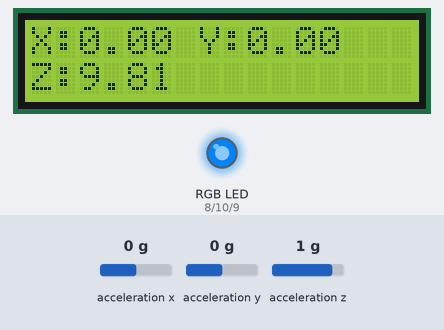
Bench run of a sketch on a simulated Arduino Leonardo, built with avr-gcc and run on an emulated ATmega32U4. Shown: 16×2 character LCD, an RGB LED mixed from three pins (HIGH = lit). The test bench sets the inputs (shaded band); at power-on: acceleration y 0 g, acceleration x 0 g, acceleration z 1 g. Dim RGB values are drawn brighter than linear; what the sketch prints to the serial monitor is not drawn.

Above: at 1.2 s.
1.3 s: acceleration y set to -1.4 g
At 2.0 s:
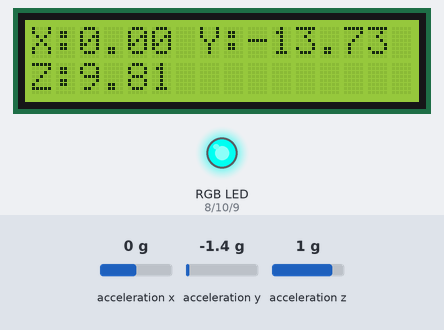
4.3 s: acceleration x set to 0.3 g
At 5.5 s:
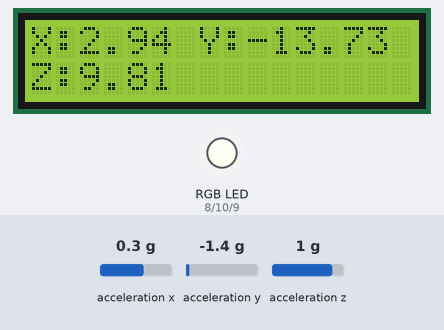
6.0 s: acceleration z set to -0.8 g
At 6.5 s:
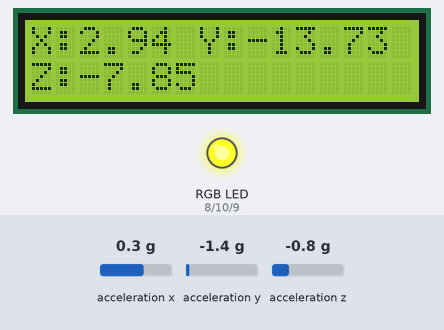
7.7 s: acceleration x set to -1.4 g
At 8.6 s:
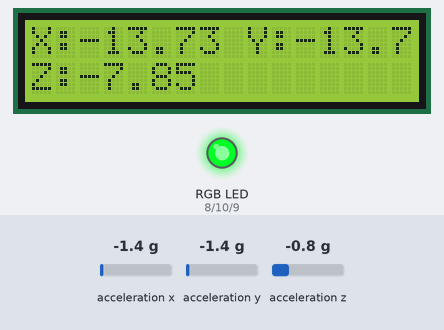
9.3 s: acceleration y set to -1.1 g
At 10.4 s:
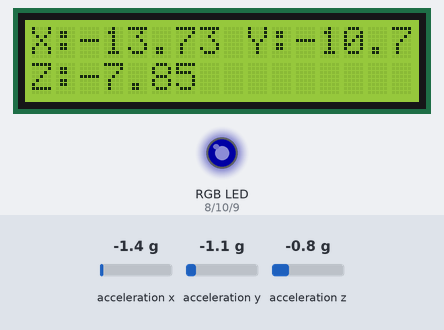
10.8 s: acceleration z set to -1.4 g
At 12.1 s:
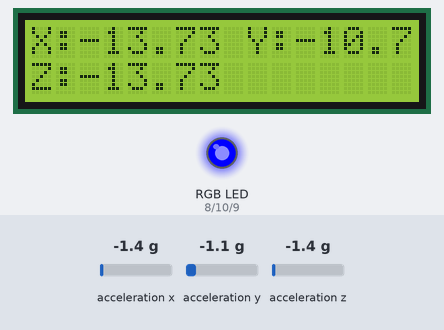
Timing chart, 0 to 13.3 s (numbered marks = the images above; inputs shaded):
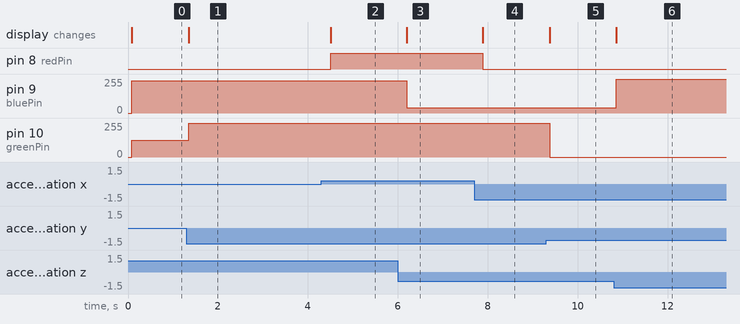

Measured:
- the behaviour switches between 0.1 and 0.2 g on acceleration x (found by bisection; images 1 and 2)
- the behaviour switches between -1.2 and -1.1 g on acceleration y (found by bisection; images 4 and 5)
- after the input at 1.3 s, pin 10 (greenPin): 127/255 → 255/255 after 0.05 s; the display: changes after 0.05 s (image 1)
- after the input at 4.3 s, pin 8 (redPin): LOW → HIGH after 0.21 s; the display: changes after 0.21 s (image 2)
- after the input at 6.0 s, pin 9 (bluePin): 242/255 → 38/255 after 0.20 s; the display: changes after 0.20 s (image 3)
- after the input at 7.7 s, pin 8 (redPin): HIGH → LOW after 0.19 s; the display: changes after 0.19 s (image 4)
- after the input at 9.3 s, pin 10 (greenPin): 255/255 → 0/255 after 0.08 s; the display: changes after 0.08 s (image 5)
- after the input at 10.8 s, pin 9 (bluePin): 38/255 → 255/255 after 0.06 s; the display: changes after 0.06 s (image 6)

The sketch:

LED.ino
```cpp
// Basic demo for accelerometer readings from Adafruit LIS3DH

#include <Wire.h>
#include <SPI.h>
#include <Adafruit_LIS3DH.h>
#include <Adafruit_Sensor.h>
#include <LiquidCrystal.h>

// Used for software SPI
#define LIS3DH_CLK 13
#define LIS3DH_MISO 12
#define LIS3DH_MOSI 11
// Used for hardware & software SPI
#define LIS3DH_CS 10

// software SPI
//Adafruit_LIS3DH lis = Adafruit_LIS3DH(LIS3DH_CS, LIS3DH_MOSI, LIS3DH_MISO, LIS3DH_CLK);
// hardware SPI
//Adafruit_LIS3DH lis = Adafruit_LIS3DH(LIS3DH_CS);
// I2C
Adafruit_LIS3DH lis = Adafruit_LIS3DH();

const int rs = 12, en = 11, d4 = 5, d5 = 4, d6 = 3, d7 = 2;
LiquidCrystal lcd(rs, en, d4, d5, d6, d7);

int redPin = 8;
int greenPin = 10;
int bluePin = 9;

void setup(void) {

pinMode(redPin, OUTPUT);
pinMode(greenPin, OUTPUT);
pinMode(bluePin, OUTPUT);
// set up the LCD's number of columns and rows:
lcd.begin(16, 2);

#ifndef ESP8266
  while (!Serial);     // will pause Zero, Leonardo, etc until serial console opens
#endif

  Serial.begin(9600);
  Serial.println("LIS3DH test!");

  if (! lis.begin(0x18)) {   // change this to 0x19 for alternative i2c address
    Serial.println("Couldnt start");
    while (1);
  }
  Serial.println("LIS3DH found!");

  lis.setRange(LIS3DH_RANGE_4_G);   // 2, 4, 8 or 16 G!

  Serial.print("Range = "); Serial.print(2 << lis.getRange());
  Serial.println("G");
}

void loop() {
  lcd.clear();
  lis.read();      // get X Y and Z data at once
  // Then print out the raw data
  Serial.print("X:  "); Serial.print(lis.x);
  Serial.print("  \tY:  "); Serial.print(lis.y);
  Serial.print("  \tZ:  "); Serial.print(lis.z);

  /* Or....get a new sensor event, normalized */
  sensors_event_t event;
  lis.getEvent(&event);

  /* Display the results (acceleration is measured in m/s^2) */
  Serial.print("\t\tX: "); Serial.print(event.acceleration.x);
  Serial.print(" \tY: "); Serial.print(event.acceleration.y);
  Serial.print(" \tZ: "); Serial.print(event.acceleration.z);
  Serial.println(" m/s^2 ");

  Serial.println();

  lcd.print("X:"); lcd.print(event.acceleration.x);
  lcd.print(" Y:"); lcd.print(event.acceleration.y);
  lcd.setCursor(0, 1);
  lcd.print("Z:"); lcd.print(event.acceleration.z);

  int red = map(event.acceleration.x, -10, 10, 0, 255);
  int green = map(event.acceleration.y, -10, 10, 0, 255);
  int blue = map(event.acceleration.z, -10, 10, 0, 255);

  setColor(red, green, blue);

  delay(200);
}

void setColor(int red, int green, int blue)
{
  #ifdef COMMON_ANODE
    red = 255 - red;
    green = 255 - green;
    blue = 255 - blue;
  #endif
  analogWrite(redPin, red);
  analogWrite(greenPin, green);
  analogWrite(bluePin, blue);
}
```
